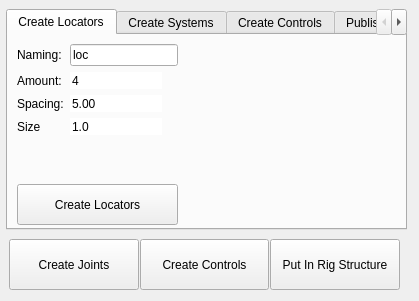
<?xml version="1.0" encoding="UTF-8"?>
<ui version="4.0">
 <class>Form</class>
 <widget class="QWidget" name="Form">
  <property name="geometry">
   <rect>
    <x>0</x>
    <y>0</y>
    <width>419</width>
    <height>301</height>
   </rect>
  </property>
  <property name="windowTitle">
   <string>Form</string>
  </property>
  <widget class="QWidget" name="horizontalLayoutWidget">
   <property name="geometry">
    <rect>
     <x>9</x>
     <y>239</y>
     <width>391</width>
     <height>51</height>
    </rect>
   </property>
   <layout class="QHBoxLayout" name="horizontalLayout">
    <property name="spacing">
     <number>1</number>
    </property>
    <item>
     <widget class="QPushButton" name="button_create_joints">
      <property name="sizePolicy">
       <sizepolicy hsizetype="Minimum" vsizetype="Minimum">
        <horstretch>0</horstretch>
        <verstretch>0</verstretch>
       </sizepolicy>
      </property>
      <property name="text">
       <string>Create Joints</string>
      </property>
     </widget>
    </item>
    <item>
     <widget class="QPushButton" name="button_create_controls">
      <property name="sizePolicy">
       <sizepolicy hsizetype="Minimum" vsizetype="Minimum">
        <horstretch>0</horstretch>
        <verstretch>0</verstretch>
       </sizepolicy>
      </property>
      <property name="text">
       <string>Create Controls</string>
      </property>
     </widget>
    </item>
    <item>
     <widget class="QPushButton" name="pushButton_3">
      <property name="sizePolicy">
       <sizepolicy hsizetype="Minimum" vsizetype="Minimum">
        <horstretch>0</horstretch>
        <verstretch>0</verstretch>
       </sizepolicy>
      </property>
      <property name="text">
       <string>Put In Rig Structure</string>
      </property>
     </widget>
    </item>
   </layout>
  </widget>
  <widget class="QTabWidget" name="tabWidget">
   <property name="geometry">
    <rect>
     <x>6</x>
     <y>9</y>
     <width>401</width>
     <height>221</height>
    </rect>
   </property>
   <property name="currentIndex">
    <number>0</number>
   </property>
   <widget class="QWidget" name="tab">
    <attribute name="title">
     <string>Create Locators</string>
    </attribute>
    <widget class="QWidget" name="formLayoutWidget">
     <property name="geometry">
      <rect>
       <x>9</x>
       <y>9</y>
       <width>201</width>
       <height>98</height>
      </rect>
     </property>
     <layout class="QFormLayout" name="formLayout">
      <property name="sizeConstraint">
       <enum>QLayout::SetNoConstraint</enum>
      </property>
      <property name="fieldGrowthPolicy">
       <enum>QFormLayout::ExpandingFieldsGrow</enum>
      </property>
      <property name="rowWrapPolicy">
       <enum>QFormLayout::DontWrapRows</enum>
      </property>
      <item row="1" column="0">
       <widget class="QLabel" name="label">
        <property name="text">
         <string>Amount:</string>
        </property>
       </widget>
      </item>
      <item row="2" column="0">
       <widget class="QLabel" name="label_2">
        <property name="text">
         <string>Spacing:</string>
        </property>
       </widget>
      </item>
      <item row="0" column="0">
       <widget class="QLabel" name="label_3">
        <property name="text">
         <string>Naming:</string>
        </property>
       </widget>
      </item>
      <item row="0" column="1">
       <widget class="QLineEdit" name="loc_naming">
        <property name="sizePolicy">
         <sizepolicy hsizetype="Fixed" vsizetype="Fixed">
          <horstretch>0</horstretch>
          <verstretch>0</verstretch>
         </sizepolicy>
        </property>
        <property name="minimumSize">
         <size>
          <width>50</width>
          <height>0</height>
         </size>
        </property>
        <property name="text">
         <string>loc</string>
        </property>
       </widget>
      </item>
      <item row="2" column="1">
       <widget class="QDoubleSpinBox" name="locator_spacing">
        <property name="sizePolicy">
         <sizepolicy hsizetype="Minimum" vsizetype="Fixed">
          <horstretch>0</horstretch>
          <verstretch>0</verstretch>
         </sizepolicy>
        </property>
        <property name="minimumSize">
         <size>
          <width>92</width>
          <height>0</height>
         </size>
        </property>
        <property name="frame">
         <bool>false</bool>
        </property>
        <property name="buttonSymbols">
         <enum>QAbstractSpinBox::NoButtons</enum>
        </property>
        <property name="value">
         <double>5.000000000000000</double>
        </property>
       </widget>
      </item>
      <item row="1" column="1">
       <widget class="QSpinBox" name="locator_amount">
        <property name="sizePolicy">
         <sizepolicy hsizetype="Fixed" vsizetype="Fixed">
          <horstretch>0</horstretch>
          <verstretch>0</verstretch>
         </sizepolicy>
        </property>
        <property name="minimumSize">
         <size>
          <width>92</width>
          <height>0</height>
         </size>
        </property>
        <property name="frame">
         <bool>false</bool>
        </property>
        <property name="buttonSymbols">
         <enum>QAbstractSpinBox::NoButtons</enum>
        </property>
        <property name="suffix">
         <string/>
        </property>
        <property name="value">
         <number>4</number>
        </property>
       </widget>
      </item>
      <item row="3" column="1">
       <widget class="QDoubleSpinBox" name="locator_size">
        <property name="sizePolicy">
         <sizepolicy hsizetype="Minimum" vsizetype="Fixed">
          <horstretch>0</horstretch>
          <verstretch>0</verstretch>
         </sizepolicy>
        </property>
        <property name="minimumSize">
         <size>
          <width>92</width>
          <height>0</height>
         </size>
        </property>
        <property name="frame">
         <bool>false</bool>
        </property>
        <property name="buttonSymbols">
         <enum>QAbstractSpinBox::NoButtons</enum>
        </property>
        <property name="decimals">
         <number>1</number>
        </property>
        <property name="value">
         <double>1.000000000000000</double>
        </property>
       </widget>
      </item>
      <item row="3" column="0">
       <widget class="QLabel" name="label_4">
        <property name="text">
         <string>Size</string>
        </property>
       </widget>
      </item>
     </layout>
    </widget>
    <widget class="QWidget" name="verticalLayoutWidget">
     <property name="geometry">
      <rect>
       <x>9</x>
       <y>149</y>
       <width>161</width>
       <height>41</height>
      </rect>
     </property>
     <layout class="QVBoxLayout" name="verticalLayout">
      <item>
       <widget class="QPushButton" name="create_locators">
        <property name="sizePolicy">
         <sizepolicy hsizetype="Minimum" vsizetype="Minimum">
          <horstretch>0</horstretch>
          <verstretch>0</verstretch>
         </sizepolicy>
        </property>
        <property name="text">
         <string>Create Locators</string>
        </property>
       </widget>
      </item>
     </layout>
    </widget>
   </widget>
   <widget class="QWidget" name="tab_3">
    <attribute name="title">
     <string>Create Systems</string>
    </attribute>
   </widget>
   <widget class="QWidget" name="tab_2">
    <attribute name="title">
     <string>Create Controls</string>
    </attribute>
   </widget>
   <widget class="QWidget" name="tab_4">
    <attribute name="title">
     <string>Publish Module</string>
    </attribute>
   </widget>
  </widget>
 </widget>
 <resources/>
 <connections/>
</ui>
